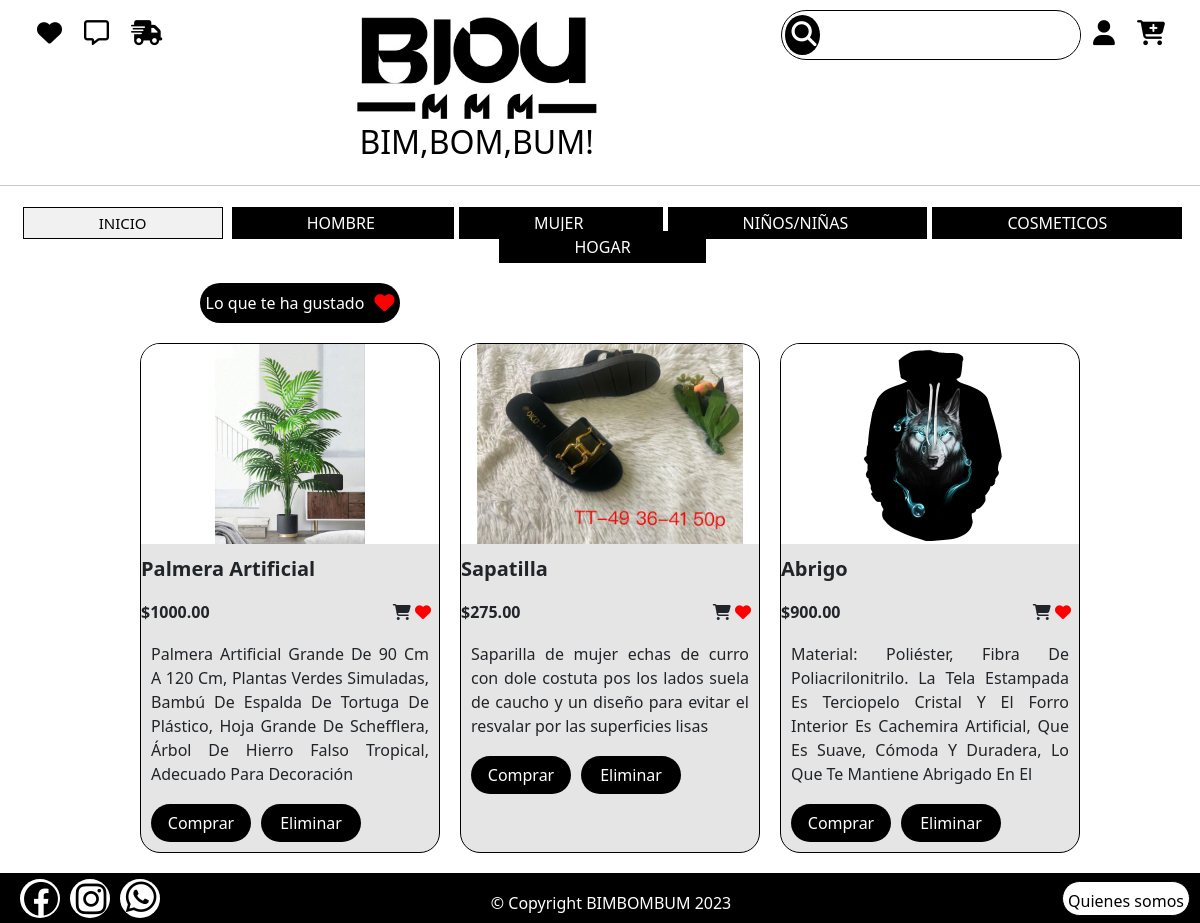
/usuario/lista_megusta/ (signed in), run on the app's committed database.
### usuario/models.py (models this page shows, shortened)
class Categoria(models.Model):
    nombre = models.CharField(max_length=100)
    activo = models.BooleanField(default=True)

class Producto(models.Model):
    id_producto = models.AutoField(primary_key= True)
    nombre = models.CharField(max_length=100)
    descripcion = models.CharField(max_length=200)
    zise1 = models.CharField(max_length=10)
    colores = models.CharField(max_length=200)
    imagen = models.ImageField(upload_to='static/')
    categoria = models.ForeignKey(Categoria,on_delete=models.CASCADE)
    precio = models.DecimalField(max_digits=10,decimal_places=2, default='')
    stock = models.IntegerField(default=0)
    activo = models.BooleanField(default=True)

### usuario/views.py (the view)
# urls.py: path('lista_megusta/', views.lista_megusta_view.as_view(), name='lista_megusta'),
class lista_megusta_view(LoginRequiredMixin, View):
   login_url = 'login'
   def get(self, request):
        lista_me_gusta = lista_megusta.objects.filter(usuario=request.user)
        productos = [item.producto for item in lista_me_gusta]
        return render(request, 'pantallas_usuarios/lista_megusta.html', {'productos': productos})

### usuario/context_processors.py (called while the page is built, shortened)
def categorias_disponibles(request):
    categorias = Categoria.objects.filter(activo=True)
    return{'categorias':categorias}

def barra_busqueda_context(request):
    query = request.GET.get('buscar', '').strip()
    productos_resultado = []
    print(productos_resultado)
    return {
        'buscar_query': query,
        'resultados_busqueda': productos_resultado
    }

### Template/pantallas_usuarios/lista_megusta.html (shortened to what this page needs)
{% extends "app.html"%}
{% load static %}
{% block content %}
    <link href="https://cdn.jsdelivr.net/npm/bootstrap@5.3.0/dist/css/bootstrap.min.css" rel="stylesheet"
>
    <link rel="stylesheet" href="https://cdnjs.cloudflare.com/ajax/libs/font-awesome/6.4.0/css/all.min.css">
    <link rel="stylesheet" href="/static/lista_megusta.css">
    <div class="contenedor_titulo">
        <p class="titulo_megusta">Lo que te ha gustado</p>
        <i class="fa-solid fa-heart"></i>
    </div>
    <section class="section_megusta">
        {% for producto in productos %}
           <div class="div_padre_megusta">
                <div class="div_imagen_megusta">
                   <a href="{% url 'detallesProductos' producto.id_producto%}">
                        <img src="{{producto.imagen.url}}" alt="">
                   </a>
                </div>
                <p class="nombre_producto"><strong>{{ producto.nombre}}</strong></p>
                <div class="precio">
                    <p><strong>${{ producto.precio }}</strong></p>
                    <div class="iconos_megusta">
                        <i class="fa-solid fa-cart-shopping " id="carito"></i>
                        <i class="fa-solid fa-heart" id="corazon"></i>
                    </div>
                </div>
                <p class="descripcion_producto">
                    {{ producto.descripcion}}
                </p>
                <div class="div_botones_padre">
                    <button class="botodes_lista_megusta">Comprar</button>
                    <form method="POST" action="{% url 'eliminar_producto_lista_megusta' producto.id_producto %}">
                        <button type="submit" class="botodes_lista_megusta">Eliminar</button>
                    </form>
                </div>
           </div>
       {% endfor %}
    </section>
{% endblock %}

### Template/cabecera.html (shortened to what this page needs)
{% load static %}
    <link rel="stylesheet" href="https://cdnjs.cloudflare.com/ajax/libs/font-awesome/6.4.0/css/all.min.css">
    <link rel="stylesheet" href="/static/cabecera.css">
    <div id="elederecha">
        <form action="{% url 'resultado_busqueda'%}" method="GET">
            <div class="buscador">
                <button class="boton_buscar" type="submit">
                    <i class="fa-solid fa-magnifying-glass"></i>
                </button>
                <input type="text" name="buscar" id="buscar" value="{{ request.GET.buscar}}" class="input_buscador">
            </div>
        </form>
            {% if user.is_authenticated %}
                <ul class="menu-horisontal">
                    <li>
                        <a href="">
                            <i class="fa-solid fa-user"></i>
                        </a>
                    </li>
                </ul>
            {% endif%}
        <a href="{% url 'carrito'%}">
            <i class="fa-solid fa-cart-plus"></i>
        </a>
    </div>
    <div id="eleIzquierda">
        <a href="{% url 'lista_megusta'%}">
            <i class="fa-solid fa-heart"></i>
        <a href="{% url 'pantallaMensajes'%}">
            <i class="fa-regular fa-message"></i>
        </a>
        <a href="{%url 'estado_pedidos'%}">
            <i class="fa-solid fa-truck-fast"></i>
        </a>
    </div>
    <div id="logo" class="nombre">
        <a href="{% url 'cardprincipal'%}">
            <img class="logo" src="/static/logos/Blou mmm.jpeg" alt="logo">
            <h2 class="titulo">BIM,BOM,BUM!</h2>
        </a>
    </div>
<hr>
<nav class="nav_menu">
    <div class="navegacion">
        <a href="{% url 'cardprincipal'%}" class="{% if not categoria %}activo{% endif %}">INICIO</a>
        {% for cat in categorias %}
            <a href="{% url 'categoria' cat.id %}" class="{% if categoria.id == cat.id %}activo{% endif %} catego">
                {{ cat.nombre|upper }}
            </a>
        {% endfor%}
    </div>
</nav>
<br>

### static/app.css (style rules this page uses)
* { margin: 0; padding: 0; box-sizing: border-box; }
body { position: relative; padding-bottom: 50px; min-height: 100vh; }

### static/cabecera.css (style rules this page uses)
hr { color: #000000; }
a { text-decoration: none; }
#eleIzquierda { float: left; padding: 10px; text-decoration: none; margin-left: 15px; }
#elederecha { float: right; padding: 10px; margin-right: 15px; }
.nombre { display: grid; place-items: center; }
.logo { width: 250px; margin-top: 10px; }
hr { margin-top: 20px; }
.titulo { color: #000000; text-align: center; }
.navegacion a { margin-left: 5px; padding-left: 75px; padding-right: 75px; color: #ffffff; text-align: center; background-color: #000000; padding-top: 5px; transition: all 400ms ease; padding-bottom: 5px; }
.navegacion a.activo { border: 1px solid black; background-color: #cccccc46 ; color: #000000; font-size: 15px; }
.nav_menu { display: flex; text-align: center; align-items: center; justify-content: center; margin-top: 25px; }
#eleIzquierda a i { font-size: 25px; padding:10px; }
.menu-horisontal { list-style: none; justify-content: space-around; padding-left: 0; }
#elederecha { float: right; padding: 10px; margin-right: 15px; display: flex; }
#elederecha a i { font-size: 25px; padding:10px; }
a i { margin-left: 2px; font-size: 25px; color: #000000; float: left; }
.buscador { width: 300px; height: 50px; border-radius: 50px; border: 1px solid #000000; display: flex; align-items: center; }
.fa-magnifying-glass { font-size: 25px; margin-left: 3px; }
.input_buscador { width: 98%; height: 40px; border: none; border-radius: 50px; font-size: 25px; margin-left: 5px; }
.boton_buscar { border: none; background-color: #000; margin-left: 3px; border-radius: 50%; color: #fff; width: 40px; height: 40px; }

### static/lista_megusta.css (style rules this page uses)
.section_megusta { width: 80%; margin: auto; margin-bottom: 20px; display: flex; flex-wrap: wrap; }
.contenedor_titulo { width: 200px; height: 40px; margin-left: 200px; background-color: #000000; border-radius: 50px; display: flex; align-items: center; justify-content: center; }
.titulo_megusta { color: #fff; margin: 0px; }
.contenedor_titulo > i { font-size: 20px; color: #ff0000; margin-left: 10px; }
.div_padre_megusta { width: 300px; height: auto; border: 1px solid black; background-color: #E5E5E5; margin-top: 20px; margin-left: 20px; border-radius: 20px; overflow: hidden; }
.div_imagen_megusta { width: 100%; height: 200px; border-top-right-radius: 20px; display: flex; text-align: center; justify-content: center; overflow: hidden; background-color: #fff; }
.div_imagen_megusta img { width: 100%; height: 100%; object-fit: contain; }
.nombre_producto { font-size: 20px; margin-top: 10px; }
.precio { width: 300px; display: flex; justify-content: space-between; }
.iconos_megusta { margin-right: 10px; }
#corazon { color: #ff0000; }
.descripcion_producto { padding: 2px 10px 2px 10px; text-align: justify; }
.div_botones_padre { display: flex; text-align: center; justify-items: center; }
.botodes_lista_megusta { padding: 7px; width: 100px; border-radius: 40px; margin-bottom: 10px; color: #fff; background-color: #000; border: none; margin-left: 10px; }

### static/pie.css (style rules this page uses)
a { margin-bottom: 0; text-decoration: none; color: black; }

### data on the page
Categoria: nombre "HOMBRE"
Categoria: nombre "MUJER"
Categoria: nombre "NIÑOS/NIÑAS"
Categoria: nombre "COSMETICOS"
Categoria: nombre "HOGAR"
Producto: imagen (picture), nombre "Palmera Artificial", precio "1000.00", descripcion "Palmera Artificial Grande De 90 Cm A 120 Cm, Plantas Verdes Simuladas, Bambú De Espalda De Tortuga De Plástico, Hoja Grande De Schefflera, Árbol De Hierro Falso Tropical, Adecuado Para Decoración"
Producto: imagen (picture), nombre "Sapatilla", precio "275.00", descripcion "Saparilla de mujer echas de curro con dole costuta pos los lados suela de caucho y un diseño para evitar el resvalar por las superficies lisas"
Producto: imagen (picture), nombre "Abrigo", precio "900.00", descripcion "Material: Poliéster, Fibra De Poliacrilonitrilo. La Tela Estampada Es Terciopelo Cristal Y El Forro Interior Es Cachemira Artificial, Que Es Suave, Cómoda Y Duradera, Lo Que Te Mantiene Abrigado En El"
